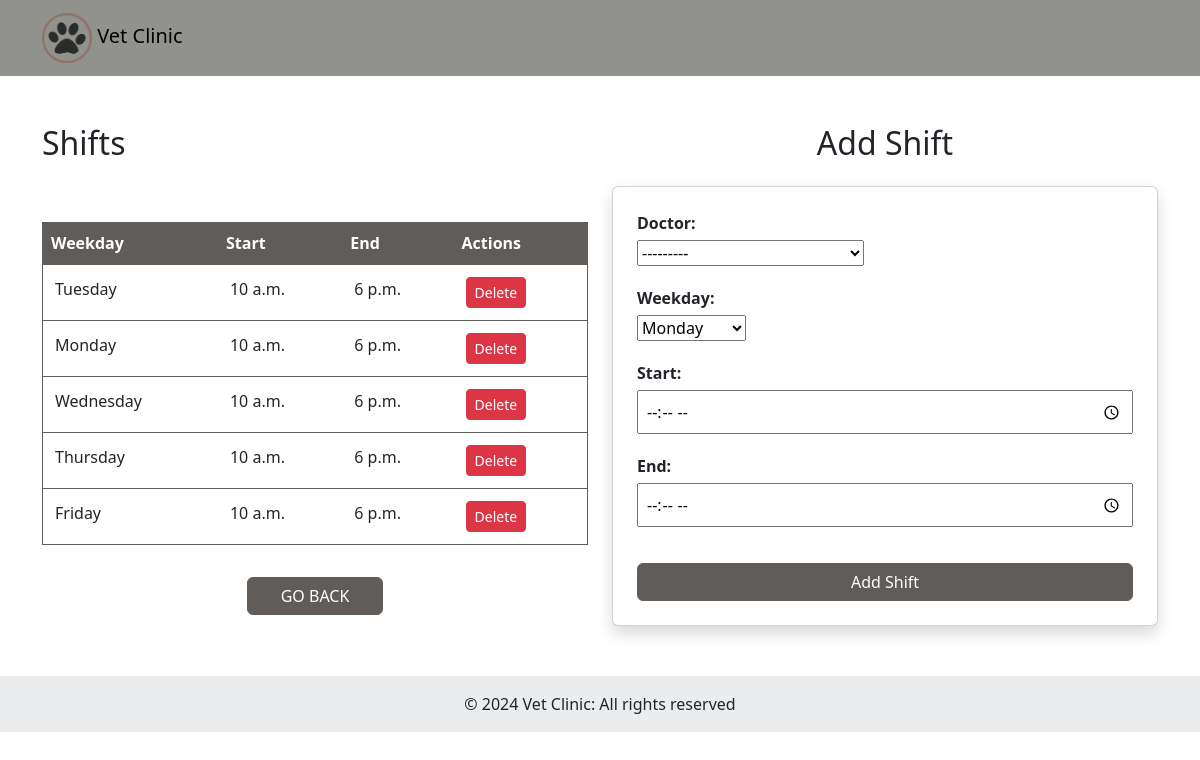
The page /doctor/shifts (signed in) on the database its author committed.
### vet/models.py (models this page shows, shortened)
class Shift(models.Model):
    WEEKDAYS_CHOICES = [
        ('Monday', 'Monday'),
        ('Tuesday', 'Tuesday'),
        ('Wednesday', 'Wednesday'),
        ('Thursday', 'Thursday'),
        ('Friday', 'Friday'),
        ('Saturday', 'Saturday'),
        ('Sunday', 'Sunday'),
    ]
    doctor = models.ForeignKey(Doctor, on_delete=models.CASCADE)
    day = models.CharField(max_length=10, choices=WEEKDAYS_CHOICES, default='Monday')
    start_time = models.TimeField()
    end_time = models.TimeField()

### vet/views.py (the view)
# urls.py: path('doctor/shifts', views.change_shifts, name='shifts'),
@login_required
def change_shifts(request):
    current_doctor = request.user.doctor
    shifts = Shift.objects.filter(doctor=current_doctor)
    if request.method == 'POST':
        if 'delete_shift' in request.POST:
            shift = Shift.objects.get(pk=request.POST['delete_shift'])
            shift.delete()
            return redirect('shifts')
        else:
            form = ShiftForm(request.POST)
            if form.is_valid():
                shift = form.save(commit=False)
                shift.doctor = current_doctor
                shift.save()
                return redirect('shifts')
    else:
        form = ShiftForm()
    context = {
        'shifts': shifts,
        'form': form
    }
    return render(request, 'shifts.html', context)

### vet/forms.py
class ShiftForm(forms.ModelForm):
    class Meta:
        model = Shift
        fields = ['doctor', 'day', 'start_time', 'end_time']
        widgets = {
            'start_time': forms.TimeInput(attrs={'type': 'time'}),
            'end_time': forms.TimeInput(attrs={'type': 'time'}),
        }

### vet/models.py (called while the page is built)
    def __str__(self):
        return f"{self.user.first_name} {self.user.last_name} - {self.specialization}"

### vet/templates/shifts.html (shortened to what this page needs)
{% load static %}
<!DOCTYPE html>
<html lang="en">
<head>
    <link rel="stylesheet" href="{% static 'styles/base.css' %}">
    <link rel="stylesheet" href="{% static 'styles/form.css' %}">
    <link href="https://cdn.jsdelivr.net/npm/bootstrap@5.3.0/dist/css/bootstrap.min.css" rel="stylesheet">
</head>
<body>
    <nav class="navbar navbar-expand-lg">
        <div class="container">
            <a class="navbar-brand" href="{% url 'index' %}">
                <img src="{% static 'logo.png' %}" alt="Vet Clinic Logo" width="50" height="50">
                Vet Clinic
            </a>
        </div>
    </nav>
    <div class="container mt-5">
        <div class="row">
            <div class="col-md-6">
                <h2>Shifts</h2>
                <table class="table" style="margin-top: 60px">
                    <thead>
                        <tr>
                            <th>Weekday</th>
                            <th>Start</th>
                            <th>End</th>
                            <th>Actions</th>
                        </tr>
                    </thead>
                    <tbody>
                        {% for shift in shifts %}
                        <tr>
                            <td>{{ shift.day }}</td>
                            <td>{{ shift.start_time }}</td>
                            <td>{{ shift.end_time }}</td>
                            <td>
                                <form method="post" style="display: inline;">
                                    <button type="submit" class="btn btn-danger btn-sm">Delete</button>
                                </form>
                            </td>
                        </tr>
                        {% endfor %}
                    </tbody>
                </table>
                <div class="col text-center">
                    <a class="btn btn-primary w-25 mt-3" href="{% url 'doctor-main' %}">GO BACK</a>
                </div>
            </div>
            <div class="col-md-6">
                <h2 class="text-center mb-4">Add Shift</h2>
                <form method="post" class="card p-4 shadow">
                    <div class="fieldWrapper">
                        <label>Doctor:</label>
                        {{ form.doctor }}
                    </div>
                    <div class="fieldWrapper">
                        <label>Weekday:</label>
                        {{ form.day }}
                    </div>
                    <div class="fieldWrapper">
                        <label>Start:</label>
                        {{ form.start_time }}
                    </div>
                    <div class="fieldWrapper">
                        <label>End:</label>
                        {{ form.end_time }}
                    </div>
                    <button type="submit" class="btn btn-primary w-100 mt-3">Add Shift</button>
                </form>
            </div>
        </div>
    </div>
    <footer class="bg-light text-center text-lg-start">
        <div class="text-center p-3" style="background-color: rgba(0, 0, 0, 0.05); margin-top: 50px; ">
            © 2024 Vet Clinic: All rights reserved
        </div>
    </footer>
</body>
</html>

### vet/static/styles/base.css (style rules this page uses)
.btn.btn-primary { background-color: #605c5a; border-color: #605c5a; }
.table { background-color: #605c5a !important; border: 1px solid #605c5a !important; }
.table th { background-color: #605c5a !important; color: #ffffff !important; border-bottom: 2px solid #605c5a !important; }
.table td { padding: 0.75rem !important; border-top: 1px solid #605c5a !important; }
body .navbar.navbar-expand-lg { background-color: #91918e !important; color: #ffffff; }

### vet/static/styles/form.css (style rules this page uses)
.fieldWrapper { margin-bottom: 20px; }
.fieldWrapper label { font-weight: bold; display: block; margin-bottom: 5px; }
.fieldWrapper input, .fieldWrapper textarea { width: 100%; padding: 8px; }

### rows shown on the page
Shift: day "Tuesday", start_time "10 a.m.", end_time "6 p.m."
Shift: day "Monday", start_time "10 a.m.", end_time "6 p.m."
Shift: day "Wednesday", start_time "10 a.m.", end_time "6 p.m."
Shift: day "Thursday", start_time "10 a.m.", end_time "6 p.m."
Shift: day "Friday", start_time "10 a.m.", end_time "6 p.m."
